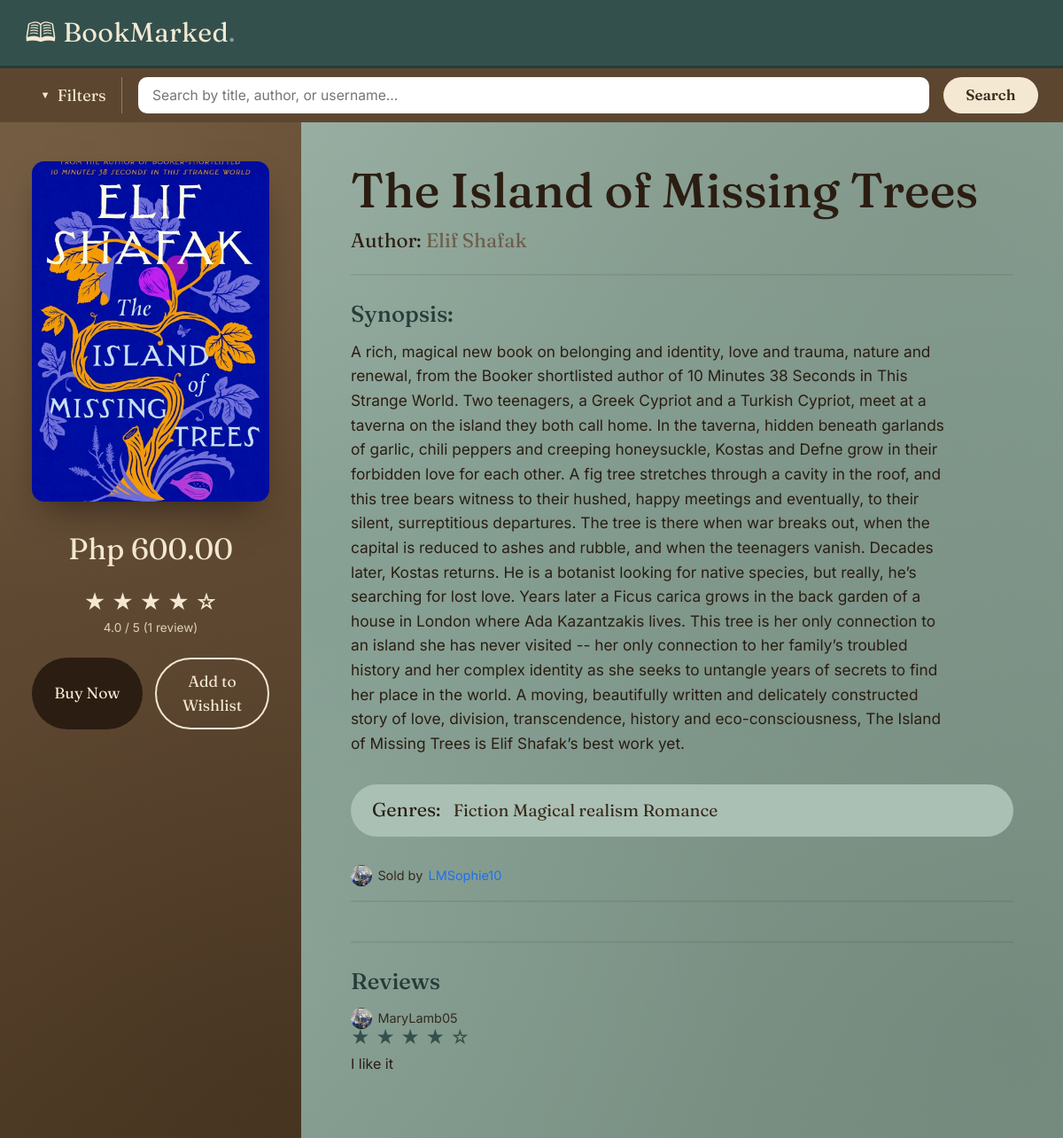
Screenshot of /bookinfo.php?id=12 (signed in) with the database file from the repository.
### tables this page shows
CREATE TABLE IF NOT EXISTS `books` (
  `book_id` int NOT NULL AUTO_INCREMENT,
  `seller_id` int NOT NULL,
  `title` varchar(150) NOT NULL,
  `author` varchar(100) NOT NULL,
  `synopsis` text,
  `price` decimal(10,2) NOT NULL,
  `cover_image` varchar(255) DEFAULT NULL,
  `status` enum('available','sold') DEFAULT 'available',
  `created_at` timestamp NULL DEFAULT CURRENT_TIMESTAMP,
  PRIMARY KEY (`book_id`),
  KEY `seller_id` (`seller_id`)
);

CREATE TABLE IF NOT EXISTS `users` (
  `user_id` int NOT NULL AUTO_INCREMENT,
  `username` varchar(50) NOT NULL,
  `first_name` varchar(50) NOT NULL,
  `last_name` varchar(50) NOT NULL,
  `email` varchar(100) NOT NULL,
  `password` varchar(255) NOT NULL,
  `birthdate` date DEFAULT NULL,
  `profile_picture` varchar(255) DEFAULT NULL,
  `created_at` timestamp NULL DEFAULT CURRENT_TIMESTAMP,
  PRIMARY KEY (`user_id`),
  UNIQUE KEY `username` (`username`),
  UNIQUE KEY `email` (`email`)
);

CREATE TABLE IF NOT EXISTS `reviews` (
  `review_id` int NOT NULL AUTO_INCREMENT,
  `purchase_id` int NOT NULL,
  `book_id` int NOT NULL,
  `rating` tinyint NOT NULL,
  `review_text` text,
  `created_at` timestamp NULL DEFAULT CURRENT_TIMESTAMP,
  PRIMARY KEY (`review_id`),
  UNIQUE KEY `purchase_id` (`purchase_id`),
  KEY `book_id` (`book_id`)
);

### bookinfo.php (the view, shortened to what this page needs)
<?php
    include 'connection.php';
    $book_id = intval($_GET['id']);
    $buyer_id = $_SESSION['user']['user_id'];
    $sql = "SELECT b.book_id, b.title, b.author, b.synopsis, b.cover_image, b.price, b.seller_id, u.username, u.profile_picture
            FROM books b
            JOIN users u ON b.seller_id = u.user_id
            WHERE b.book_id = ? AND b.status = 'available'";
    $stmt = mysqli_prepare($conn, $sql);
    mysqli_stmt_bind_param($stmt, "i", $book_id);
    mysqli_stmt_execute($stmt);
    $result = mysqli_stmt_get_result($stmt);
    $row = mysqli_fetch_array($result);
    $title = $row['title'];
    $author = $row['author'];
    $synopsis = $row['synopsis'];
    $cover_image = $row['cover_image'];
    $price = $row['price'];
    $seller_id = $row['seller_id'];
    $seller_name = $row['username'];
    $seller_pic = empty($row['profile_picture']) ? "profilepictures/default.png" : $row['profile_picture'];
    $genre_sql = "SELECT g.genre_name FROM genres g
                   JOIN book_genres bg ON g.genre_id = bg.genre_id
                   WHERE bg.book_id = ?";
    $genre_stmt = mysqli_prepare($conn, $genre_sql);
    mysqli_stmt_bind_param($genre_stmt, "i", $book_id);
    mysqli_stmt_execute($genre_stmt);
    $genre_result = mysqli_stmt_get_result($genre_stmt);
    $genres = [];
    while ($g = mysqli_fetch_assoc($genre_result))
    {
        $genres[] = $g['genre_name'];
    }
    $check_seller_sql = "SELECT seller_id FROM books WHERE book_id = ? AND seller_id = ?";
    $check_seller_stmt = mysqli_prepare($conn, $check_seller_sql);
    mysqli_stmt_bind_param($check_seller_stmt, "ii", $book_id, $_SESSION['user']['user_id']);
    mysqli_stmt_execute($check_seller_stmt);
    $check_seller_result = mysqli_stmt_get_result($check_seller_stmt);
    $is_seller = mysqli_num_rows($check_seller_result) > 0;
    $check_sql = "SELECT purchase_id FROM purchases WHERE book_id = ? AND buyer_id = ?";
    $check_stmt = mysqli_prepare($conn, $check_sql);
    mysqli_stmt_bind_param($check_stmt, "ii", $book_id, $buyer_id);
    mysqli_stmt_execute($check_stmt);
    $check_result = mysqli_stmt_get_result($check_stmt);
    $purchase_row = mysqli_fetch_array($check_result);
    $purchased = $purchase_row !== null;
    $avg_sql = "SELECT AVG(r.rating) AS avg_rating, COUNT(r.rating) AS review_count
                FROM reviews r
                JOIN purchases p ON r.purchase_id = p.purchase_id
                WHERE p.book_id = ?";
    $avg_stmt = mysqli_prepare($conn, $avg_sql);
    mysqli_stmt_bind_param($avg_stmt, "i", $book_id);
    mysqli_stmt_execute($avg_stmt);
    $avg_result = mysqli_stmt_get_result($avg_stmt);
    $avg_row = mysqli_fetch_array($avg_result);
    $avg_rating = $avg_row['avg_rating'];
    $review_count = $avg_row['review_count'];
    $reviews_sql = "SELECT r.rating, r.review_text, r.created_at, u.username, u.profile_picture
                    FROM reviews r
                    JOIN purchases p ON r.purchase_id = p.purchase_id
                    JOIN users u ON p.buyer_id = u.user_id
                    WHERE p.book_id = ?
                    ORDER BY r.created_at DESC";
    $reviews_stmt = mysqli_prepare($conn, $reviews_sql);
    mysqli_stmt_bind_param($reviews_stmt, "i", $book_id);
    mysqli_stmt_execute($reviews_stmt);
    $reviews_result = mysqli_stmt_get_result($reviews_stmt);
?>
<!DOCTYPE html>
<html lang="en">
<head>
<link href="https://cdnjs.cloudflare.com/ajax/libs/bootstrap/5.3.3/css/bootstrap.min.css" rel="stylesheet">
<link rel="stylesheet" href="bookmarked-styleLoader.css">
</head>
<body>
<header class="bm-header">
  <a href="homeFront.php" class="bm-wordmark" id="homeLogoLink">🕮 BookMarked<span class="dot">.</span></a>
</header>
<div class="bm-toolbar">
  <button class="bm-filters-toggle" id="filtersToggleBtn" aria-expanded="false" aria-controls="filtersPanel">
    <span class="caret">&#9660;</span> Filters
  </button>
  <form id="searchForm" class="d-flex flex-grow-1 gap-3" role="search" action="searchresults.php" method="get">
    <input
      type="search"
      class="bm-search-input"
      id="searchInput"
      name="search"
      placeholder="Search by title, author, or username&hellip;"
      aria-label="Search books"
    >
    <button type="submit" name="submitSearch" value="Search" class="bm-search-btn">Search</button>
  </form>
</div>
<div class="bi-layout">
  <aside class="bi-cover-panel">
    <div class="bi-cover-frame" id="coverFrame">
      <img src="<?php echo htmlspecialchars($cover_image); ?>" alt="<?php echo htmlspecialchars($title); ?> cover">
    </div>
    <div class="bi-price" id="bookPrice">Php <?php echo htmlspecialchars($price); ?></div>
    <div class="bi-rating-display">
      <div class="bi-stars is-readonly" aria-label="<?php echo number_format($review_count > 0 ? $avg_rating : 0, 1); ?> out of 5 stars">
        <?php
            $rounded_rating = $review_count > 0 ? round($avg_rating) : 0;
            for ($i = 1; $i <= 5; $i++):
        ?>
          <span class="bi-star <?php echo $i <= $rounded_rating ? 'is-filled' : ''; ?>"></span>
        <?php endfor; ?>
      </div>
      <span class="bi-rating-count">
        <?php if ($review_count > 0): ?>
          <?php echo number_format($avg_rating, 1); ?> / 5 (<?php echo $review_count; ?> review<?php echo $review_count == 1 ? "" : "s"; ?>)
        <?php else: ?>
          0 / 5 (0 reviews)
        <?php endif; ?>
      </span>
    </div>
    <div class="bi-action-row">
      <?php if ($purchased): ?>
        <div class="bi-status-text">Book Purchased.</div>
        <a href="library.php" class="bi-wishlist-btn bi-status-link">View Library</a>
      <?php elseif ($is_seller): ?>
        <div class="bi-status-text">This is your listing.</div>
        <a href="inventory.php" class="bi-wishlist-btn bi-status-link">View Listings</a>
      <?php else: ?>
            <form method="post" style="display:contents;" onsubmit="return confirm('Buy this book for Php <?php echo htmlspecialchars($price); ?>?');">
                <button type="submit" name="buy_book" class="bi-buy-btn" id="buyNowBtn">Buy Now</button>
            </form>
            <form method="post" style="display:contents;">
                <button type="submit" name="add_wishlist" class="bi-wishlist-btn" id="wishlistBtn">Add to Wishlist</button>
            </form>
        <?php endif; ?>
    </div>
  </aside>
  <main class="bi-content-panel">
    <h1 class="bi-title" id="bookTitle"><?php echo htmlspecialchars($title); ?></h1>
    <p class="bi-author" id="bookAuthor">Author: <span><?php echo htmlspecialchars($author); ?></span></p>
    <hr class="bi-divider">
    <h2 class="bi-synopsis-heading">Synopsis:</h2>
    <p class="bi-synopsis-text" id="bookSynopsis"><?php echo htmlspecialchars($synopsis); ?></p>
    <div class="bi-genres-pill">
      <span class="label">Genres:</span>
      <span id="bookGenres">
        <?php foreach ($genres as $genre_name): ?>
          <span class="bi-genre-tag"><?php echo htmlspecialchars(ucfirst($genre_name)); ?></span>
        <?php endforeach; ?>
      </span>
    </div>
    <div class="book-user bi-seller-info">
      <img class="seller-pic" src="<?php echo htmlspecialchars($seller_pic); ?>" width="24" height="24" style="border-radius:50%;">
        Sold by
        <a href="sellerShop.php?seller_id=<?php echo urlencode($seller_id); ?>">
        <?php echo htmlspecialchars($seller_name); ?>
      </a>
    </div>
    <hr class="bi-divider">
    <hr class="bi-divider">
    <h4 class="bi-synopsis-heading">Reviews</h4>
    <?php if (mysqli_num_rows($reviews_result) > 0): ?>
      <?php while ($rev = mysqli_fetch_assoc($reviews_result)):
          $rev_pic = empty($rev['profile_picture']) ? "profilepictures/default.png" : $rev['profile_picture'];
      ?>
        <div class="bi-review-item">
          <div class="book-user">
            <img class="seller-pic" src="<?php echo htmlspecialchars($rev_pic); ?>" width="24" height="24" style="border-radius:50%;">
            <span><?php echo htmlspecialchars($rev['username']); ?></span>
          </div>
          <div class="bi-stars is-readonly">
            <?php for ($i = 1; $i <= 5; $i++): ?>
              <span class="bi-star <?php echo $i <= $rev['rating'] ? 'is-filled' : ''; ?>"></span>
            <?php endfor; ?>
          </div>
          <p><?php echo htmlspecialchars($rev['review_text']); ?></p>
        </div>
      <?php endwhile; ?>
    <?php else: ?>
      <p>No reviews yet.</p>
    <?php endif; ?>
  </main>
</div>
</body>
</html>

### rows the page displays
books: cover_image (picture), price "600.00", title "The Island of Missing Trees", author "Elif Shafak", synopsis "A rich, magical new book on belonging and identity, love and trauma, nature and renewal, from the Booker shortlisted author of 10 Minutes 38 Seconds in This Strange World. Two teenagers, a Greek Cypriot and a Turkish Cypriot, meet at a taverna on the island they both call home. In the taverna, hidden beneath garlands of garlic, chili peppers and creeping honeysuckle, Kostas and Defne grow in their forbidden love for each other. A fig tree stretches through a cavity in the roof, and this tree bears witness to their hushed, happy meetings and eventually, to their silent, surreptitious departures. The tree is there when war breaks out, when the capital is reduced to ashes and rubble, and when…", seller.profile_picture (picture), seller.username "LMSophie10"
reviews: users.profile_picture (picture), users.username "MaryLamb05", rating 4 (drawn), review_text "I like it"

### other values shown
$avg_rating "4.0"
$review_count "1"
$genre_name "Fiction"
$genre_name "Magical realism"
$genre_name "Romance"
